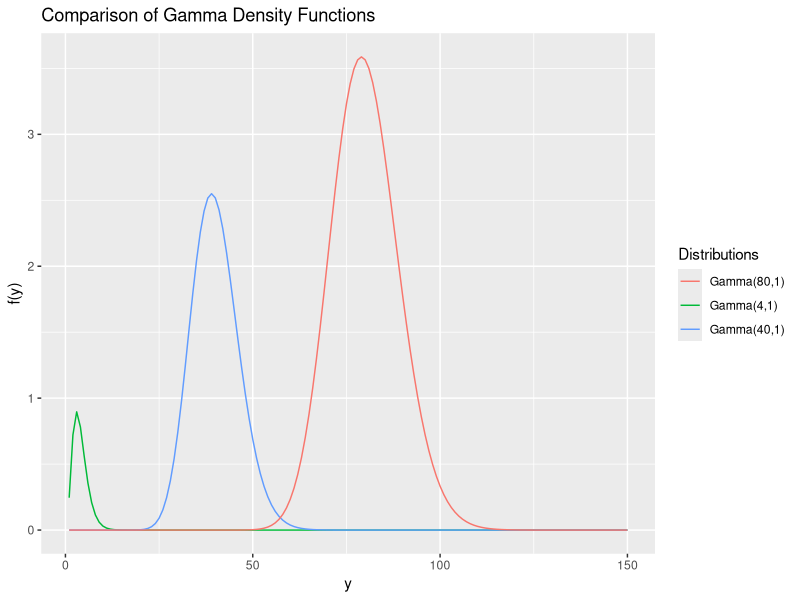
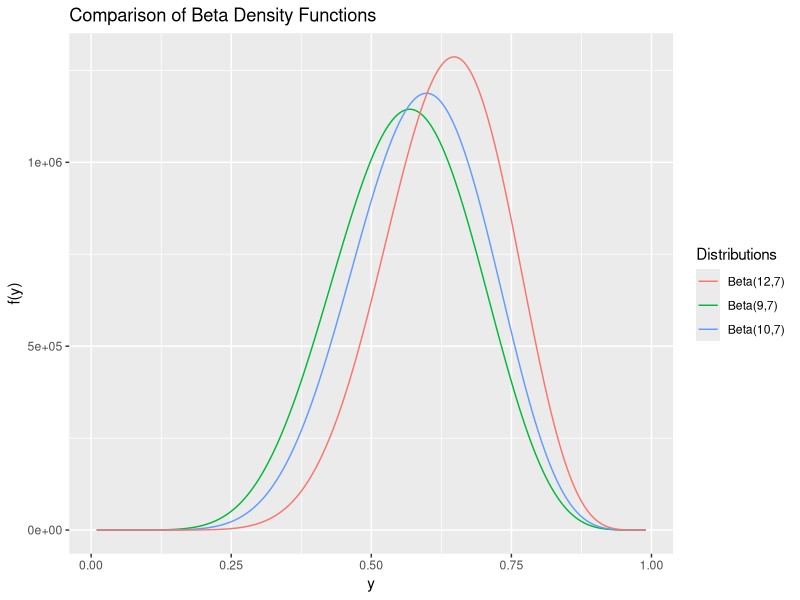
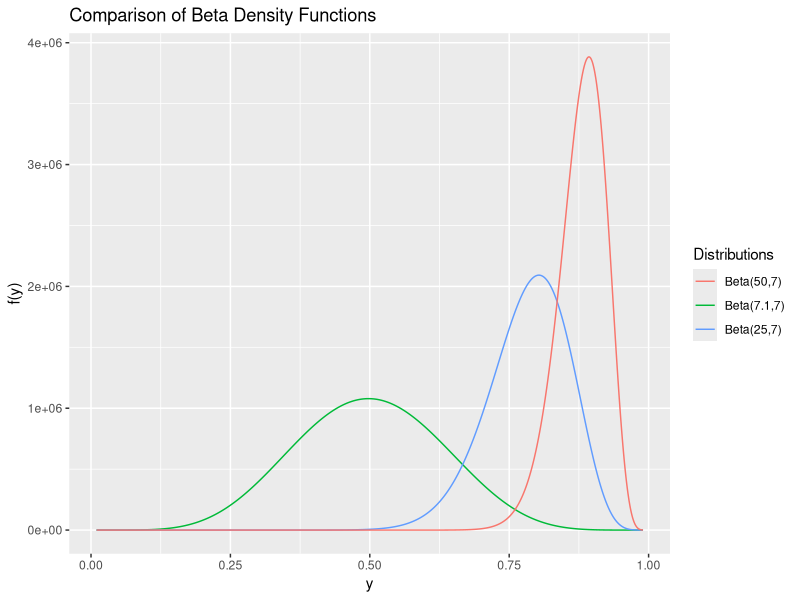
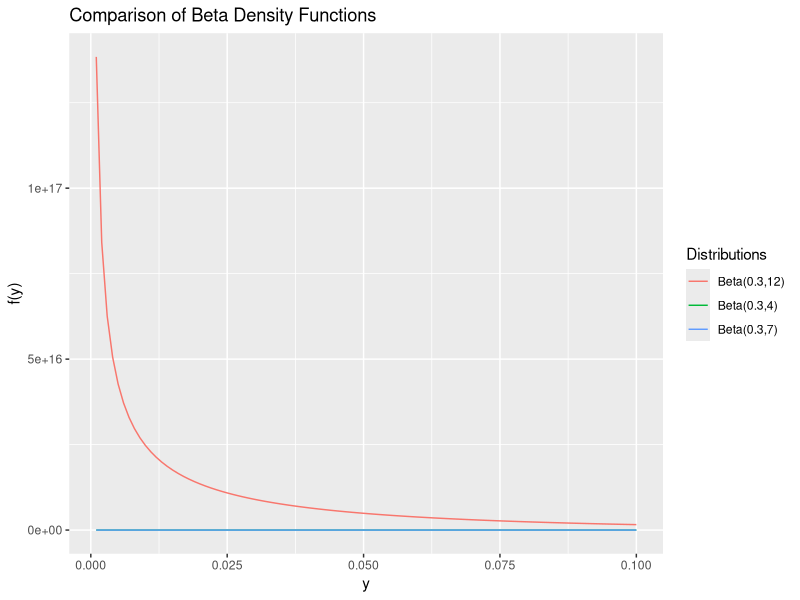
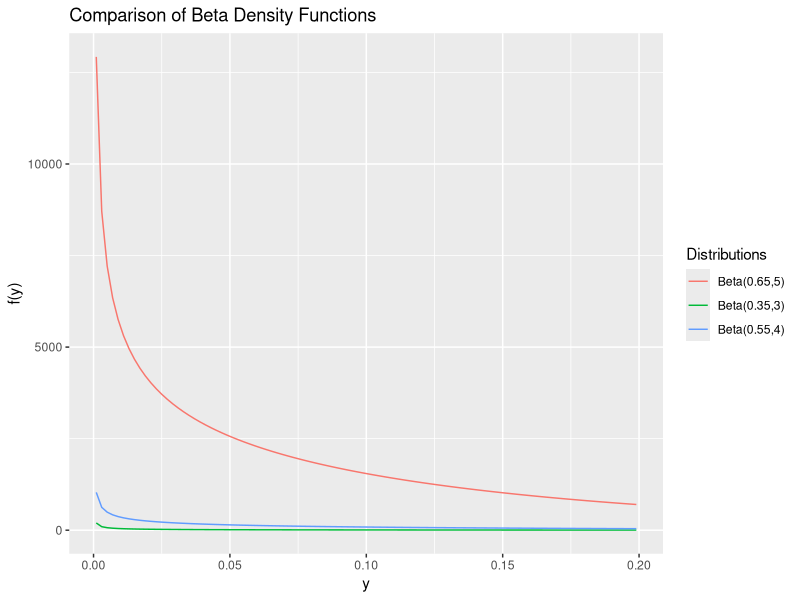

The R source for these figures, in order:
## ---- chunk 1
gamma_density <- function(alpha, beta, y){
  
  stopifnot(y>0)
  (1/gamma(alpha)*beta*alpha)*(y^(alpha-1))*(exp(1)^(-y/beta))
  
}
## ---- chunk 2
y <- 1:150

x1 <- gamma_density(alpha = 4, beta = 1, y)
x2 <- gamma_density(alpha = 40, beta = 1, y)
x3 <- gamma_density(alpha = 80, beta = 1, y)
## ---- chunk 3
library(ggplot2)
df <-data.frame(x1, x2, x3)
ggplot(df) + geom_line(aes(x=y, y=x1, colour = "green"))+geom_line(aes(x=y, y=x2, colour = "red"))+geom_line(aes(x=y, y=x3, colour = "darkblue"))+ggtitle("Comparison of Gamma Density Functions") + ylab("f(y)") + scale_color_discrete(name = "Distributions", labels = c("Gamma(80,1)", "Gamma(4,1)", "Gamma(40,1)"))
## ---- chunk 4
beta_density_fun <- function(alpha, beta, y){
   stopifnot(y>0, y<1)
  (gamma(alpha+beta)/gamma(alpha)*gamma(beta))*(y^(alpha-1))*((1-y)^(beta-y))
}
## ---- chunk 5
y <- seq(0.01,0.99, by=0.001)
x1 <- beta_density_fun(alpha = 9, beta = 7, y)
x2 <- beta_density_fun(alpha = 10, beta = 7, y)
x3 <- beta_density_fun(alpha = 12, beta =7, y)
df <-data.frame(x1, x2, x3)
## ---- chunk 6
ggplot(df) + geom_line(aes(x=y, y=x1, colour = "green"))+geom_line(aes(x=y, y=x2, colour = "red"))+geom_line(aes(x=y, y=x3, colour = "darkblue"))+ggtitle("Comparison of Beta Density Functions") + ylab("f(y)") + scale_color_discrete(name = "Distributions", labels = c("Beta(12,7)", "Beta(9,7)", "Beta(10,7)"))
## ---- chunk 7
x1 <- beta_density_fun(alpha = 7.1, beta = 7, y)
x2 <- beta_density_fun(alpha = 25, beta = 7, y)
x3 <- beta_density_fun(alpha = 50, beta =7, y)
df <-data.frame(x1, x2, x3)
## ---- chunk 8
ggplot(df) + geom_line(aes(x=y, y=x1, colour = "green"))+geom_line(aes(x=y, y=x2, colour = "red"))+geom_line(aes(x=y, y=x3, colour = "darkblue"))+ggtitle("Comparison of Beta Density Functions") + ylab("f(y)") + scale_color_discrete(name = "Distributions", labels = c("Beta(50,7)", "Beta(7.1,7)", "Beta(25,7)"))
## ---- chunk 9
y <- seq(0.001,0.1, by=0.001)
x1 <- beta_density_fun(alpha = 0.3, beta = 4, y)
x2 <- beta_density_fun(alpha = 0.3, beta = 7, y)
x3 <- beta_density_fun(alpha = 0.3, beta =12, y)
df <-data.frame(x1, x2, x3)
## ---- chunk 10
ggplot(df) + geom_line(aes(x=y, y=x1, colour = "green"))+geom_line(aes(x=y, y=x2, colour = "red"))+geom_line(aes(x=y, y=x3, colour = "darkblue"))+ggtitle("Comparison of Beta Density Functions") + ylab("f(y)") + scale_color_discrete(name = "Distributions", labels = c("Beta(0.3,12)", "Beta(0.3,4)", "Beta(0.3,7)"))
## ---- chunk 11
y <- seq(0.001,0.2, by=0.002)
x1 <- beta_density_fun(alpha = 0.35, beta = 3, y)
x2 <- beta_density_fun(alpha = 0.55, beta = 4, y)
x3 <- beta_density_fun(alpha = 0.65, beta =5, y)
df <-data.frame(x1, x2, x3)
## ---- chunk 12
ggplot(df) + geom_line(aes(x=y, y=x1, colour = "green"))+geom_line(aes(x=y, y=x2, colour = "red"))+geom_line(aes(x=y, y=x3, colour = "darkblue"))+ggtitle("Comparison of Beta Density Functions") + ylab("f(y)") + scale_color_discrete(name = "Distributions", labels = c("Beta(0.65,5)", "Beta(0.35,3)", "Beta(0.55,4)"))
## ---- chunk 13
n <- 40
mean <- 128.6
sd <- 2.1
## ---- chunk 14
z <- (mean-130)/(sd/sqrt(n))
z
## ---- chunk 15
alpha <- 0.05 # given in the exercise
z_alpha <- qnorm(alpha,mean=0,sd=1, lower.tail = T)
z_alpha
## ---- chunk 16
n1 <- 30
n2 <- 35
mean1 <- 1.65
mean2 <- 1.43
sd1 <- 0.26
sd2 <- 0.22
## ---- chunk 17
z <- (mean1-mean2-0)/(sqrt((sd1^2/n1)+(sd1^2/n1)))
z
## ---- chunk 18
alpha <- 0.01 # given in the exercise
z_alpha <- qnorm(alpha/2,mean=0,sd=1, lower.tail = F)
z_alpha
## ---- chunk 19
x1 <- c(19.1, 38.2, 57.3, 76.2, 95, 114, 131, 150, 170)
y <- c(0.095, 0.174, 0.256, 0.348, 0.429, 0.500, 0.580, 0.651, 0.722)
model<- lm(y~x1)
summary(model)
## ---- chunk 20
x <- seq(-7,7,2) # coded years
y <- c(18.5, 22.6, 27.2, 31.2, 33, 44.9, 49.4, 35)
lm(y~x)
## ---- chunk 21
x2 <- x^2 
lm(y~x+x2)
